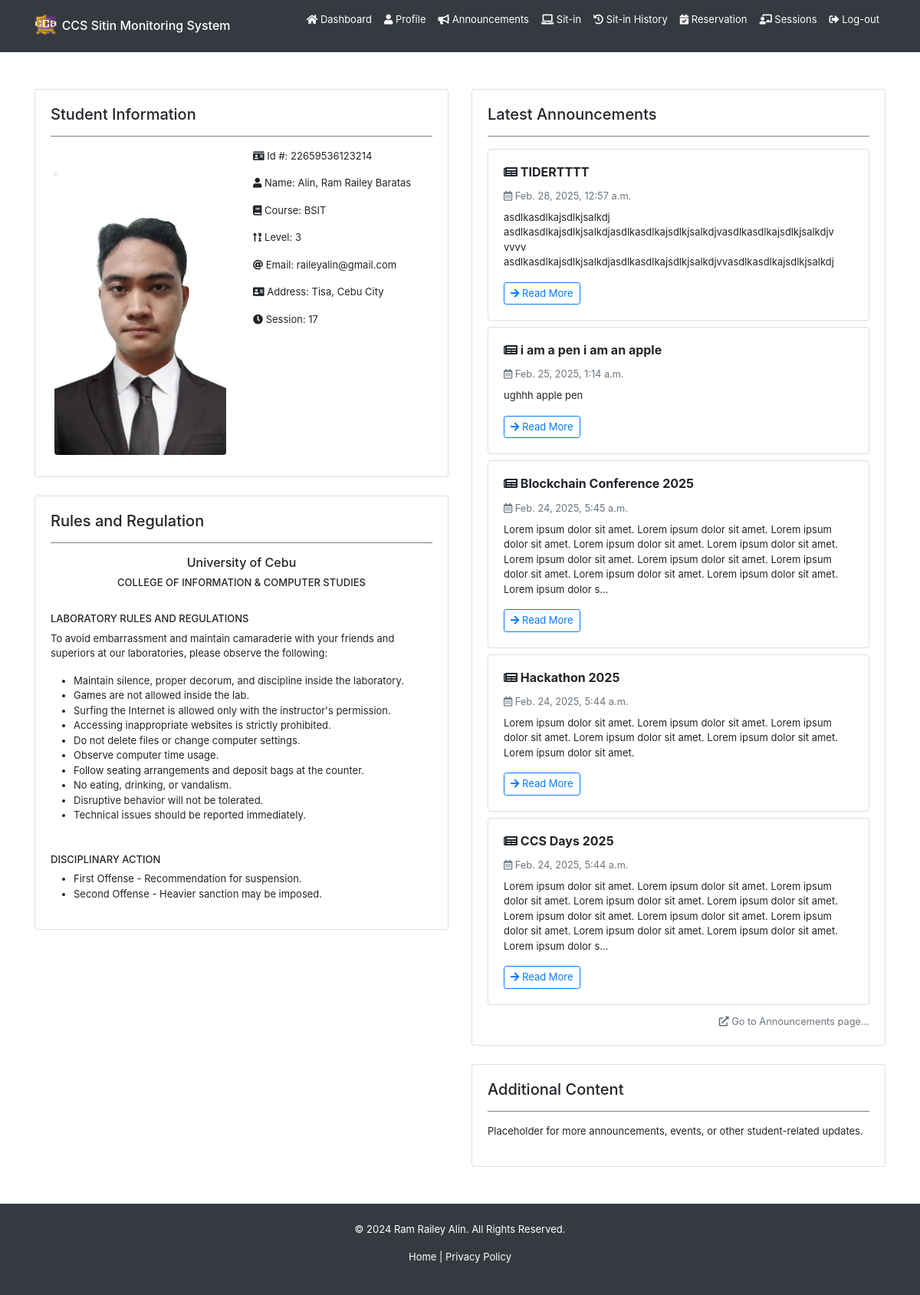
/home/ (signed in), run on an earlier commit of the app's database.
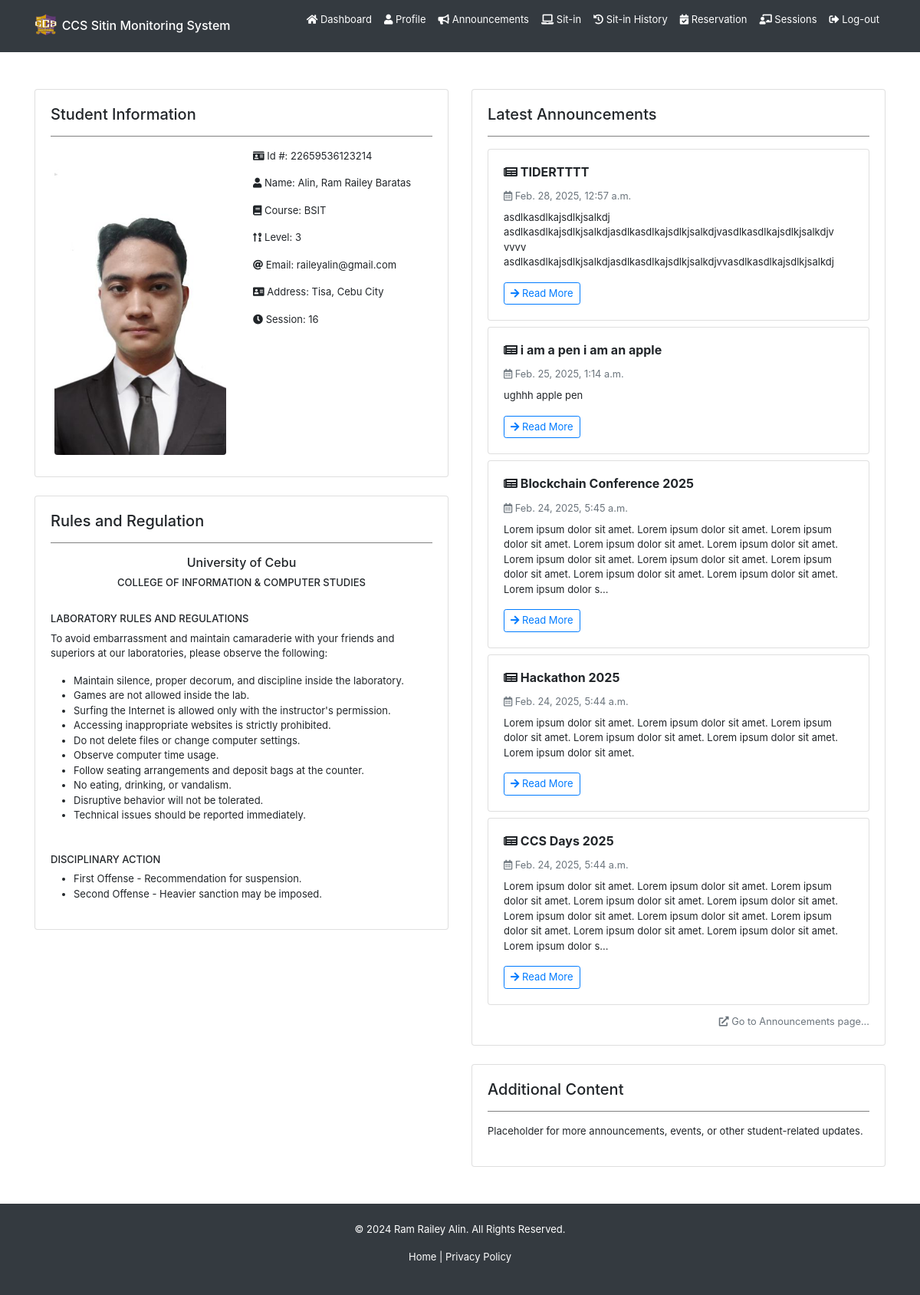
And on a later commit of the database.
### backend/models.py (models this page shows, shortened)
class Registration(models.Model):
    idno = models.IntegerField(primary_key=True)
    lastname = models.CharField(max_length=80, null=True, blank=True)
    firstname = models.CharField(max_length=80, null=True, blank=True)
    middlename = models.CharField(max_length=80, null=True, blank=True)
    course = models.CharField(max_length=80, choices=COURSE_CHOICES, null=True, blank=True)
    level = models.IntegerField(null=True, choices=LEVEL_CHOICES, blank=True)
    email = models.EmailField(max_length=80, null=True, blank=True)
    address = models.CharField(max_length=255, null=True, blank=True)
    sessions = models.IntegerField(default=30, null=True, blank=True)
    profilepicture_og = models.ImageField(upload_to="profiles/", default="profiles/default.jpg", blank=True, null=True)
    profilepicture_lg = models.ImageField(upload_to="profiles/", default="profiles/default_lg.jpg", blank=True, null=True)
    profilepicture_md = models.ImageField(upload_to="profiles/", default="profiles/default_md.jpg", blank=True, null=True)
    profilepicture_sm = models.ImageField(upload_to="profiles/", default="profiles/default_sm.jpg", blank=True, null=True)
    profiledescription = models.TextField(blank=True, null=True)
    username = models.OneToOneField(User, on_delete=models.CASCADE)

class Announcement(models.Model):
    title = models.CharField(max_length=255, blank=True, null=True)
    content = models.TextField(blank=True, null=True)
    image = models.ImageField(upload_to="announcements/", default="announcements/announcement.jpg", blank=True, null=True)
    date = models.DateTimeField(auto_now_add=True)
    updated_at = models.DateTimeField(auto_now=True)
    superuser = models.ForeignKey(User, on_delete=models.CASCADE, limit_choices_to={'is_superuser': True})

### backend/views.py (the view)
# urls.py: path('home/', views.home, name='user-home'),
@login_required
def home(request):
    if request.user.is_authenticated:
        reg = Registration.objects.get(username=request.user)
        announcements = Announcement.objects.all().order_by('-date')[:5]
        print(reg.lastname)
        return render(request, 'backend/pages/home.html', context={ 'registration': reg, 'announcements': announcements })
    return redirect('/')

### backend/templates/backend/pages/home.html (shortened to what this page needs)
{% extends 'backend/base.html' %}
{% load static %}
{% block content %}
<div class="container mt-5">
    <div class="row">
        <div class="col-lg-6 col-md-12">
            <div class="row">
                <div class="col-12 mb-4">
                    <div class="card">
                        <div class="card-body student-info-card">
                            <h5 class="card-title">
                                Student Information</h5>
                            <hr />
                            <div class="row">
                                <div class="col-md-6 col-12 mb-2 d-flex justify-content-center">
                                    <img
                                        src="{% if registration.profilepicture_md and registration.profilepicture_md.url %}{{ registration.profilepicture_md.url }}{% else %}{% static 'backend/images/default-avatar.jpg' %}{% endif %}"
                                        alt="profile picture" class="img-fluid rounded"
                                        style="max-height: 400px;"/>
                                </div>
                                <div class="col-md-6 col-12">
                                    <p>
                                        <i class="fas fa-id-card"></i> Id #: {% if registration.idno%}{{ registration.idno }}{% else %}N/A{% endif %}
                                    </p>
                                    <p>
                                        <i class="fas fa-user"></i> Name:
                                        {% if registration.lastname or registration.firstname or registration.middlename %}
                                            {{ registration.lastname|default:'' }}{% if registration.lastname and registration.firstname %}, {% endif %}
                                            {{ registration.firstname|default:'' }}
                                            {{ registration.middlename|default:'' }}
                                        {% else %}
                                            N/A
                                        {% endif %}
                                    </p>
                                    <p>
                                        <i class="fas fa-book"></i> Course: {% if registration.course %}{{ registration.course }}{% else%}N/A{% endif %}
                                    </p>
                                    <p>
                                        <i class="fas fa-sort-numeric-up-alt"></i> Level: {% if registration.level %}{{ registration.level }}{% else %}N/A{%endif %}
                                    </p>
                                    <p>
                                        <i class="fas fa-at"></i> Email: {% if registration.email%}{{ registration.email }}{% else %}N/A{% endif %}
                                    </p>
                                    <p>
                                        <i class="fas fa-address-card"></i> Address: {% if registration.address %}{{ registration.address }}{% else%}N/A{% endif %}
                                    </p>
                                    <p>
                                        <i class="fas fa-clock"></i> Session: {% if registration.sessions %}{{ registration.sessions }}{% else%}N/A{% endif %}
                                    </p>
                                </div>
                            </div>
                        </div>
                    </div>
                </div>
                <div class="col-12 mb-4">
                    <div class="card">
                        <div class="card-body">
                            <h5>Rules and Regulation</h5>
                            <hr />
                            <div class="text-center">
                                <h6>University of Cebu</h6>
                                <h6 style="font-size: small">
                                    COLLEGE OF INFORMATION & COMPUTER STUDIES
                                </h6>
                            </div>
                            <br />
                            <h6 style="font-size: small">LABORATORY RULES AND REGULATIONS</h6>
                            <p>
                                To avoid embarrassment and maintain camaraderie with your
                                friends and superiors at our laboratories, please observe the
                                following:
                            </p>
                            <ul>
                                <li>
                                    Maintain silence, proper decorum, and discipline inside the
                                    laboratory.
                                </li>
                                <li>Games are not allowed inside the lab.</li>
                                <li>
                                    Surfing the Internet is allowed only with the instructor's
                                    permission.
                                </li>
                                <li>
                                    Accessing inappropriate websites is strictly prohibited.
                                </li>
                                <li>Do not delete files or change computer settings.</li>
                                <li>Observe computer time usage.</li>
                                <li>
                                    Follow seating arrangements and deposit bags at the counter.
                                </li>
                                <li>No eating, drinking, or vandalism.</li>
                                <li>Disruptive behavior will not be tolerated.</li>
                                <li>Technical issues should be reported immediately.</li>
                            </ul>
                            <br />
                            <h6 style="font-size: small">DISCIPLINARY ACTION</h6>
                            <ul>
                                <li>First Offense - Recommendation for suspension.</li>
                                <li>Second Offense - Heavier sanction may be imposed.</li>
                            </ul>
                        </div>
                    </div>
                </div>
            </div>
        </div>
        <div class="col-lg-6 col-md-12">
            <div class="row">
                <div class="col-12 mb-4">
                    <div class="card shadow">
                        <div class="card-body">
                            <h5 class="card-title">
                                Latest Announcements
                            </h5>
                            <hr />
                            {% for announcement in announcements %}
                            <div class="card mb-2 border-left-primary shadow-sm">
                                <div class="card-body">
                                    <h6 class="font-weight-bold">
                                        <i class="fas fa-newspaper"></i> {{ announcement.title }}
                                    </h6>
                                    <small class="text-muted">
                                        <i class="far fa-calendar-alt"></i> {{ announcement.date }}
                                    </small>
                                    <p class="mt-2">{{ announcement.content|truncatechars:"300" }}</p>
                                    <a href="{% url 'user-announcement' announcement.id %}" class="btn btn-sm btn-outline-primary">
                                        <i class="fas fa-arrow-right"></i> Read More
                                    </a>
                                </div>
                            </div>
                            {% empty %}
                            <p class="text-center text-muted">No announcements available.</p>
                            {% endfor %}
                            <div class="text-right mt-2">
                                <a class="small text-muted" href="{% url 'user-announcements' %}">
                                    <i class="fas fa-external-link-alt"></i> Go to Announcements page...
                                </a>
                            </div>
                        </div>
                    </div>
                </div>
                <div class="col-12">
                    <div class="card">
                        <div class="card-body">
                            <h5>Additional Content</h5>
                            <hr />
                            <p>
                                Placeholder for more announcements, events, or other
                                student-related updates.
                            </p>
                        </div>
                    </div>
                </div>
            </div>
        </div>
    </div>
</div>
{% endblock %}

### backend/templates/backend/base.html (shortened to what this page needs)
{% load static %}
<!DOCTYPE html>
<html>
<head>
    <link href="https://cdnjs.cloudflare.com/ajax/libs/font-awesome/5.15.3/css/all.min.css" rel="stylesheet">
    <link rel="stylesheet" href="https://cdn.jsdelivr.net/npm/bootstrap@4.0.0/dist/css/bootstrap.min.css">
    <link rel="stylesheet" href="{% static 'backend/css/styles.css' %}">
</head>
<body>
    {% include 'backend/header.html' %}
    <main>
        {% block content %}
        {% endblock content %}
    </main>
    <footer class="bg-dark text-white text-center py-4 mt-5">
        <div class="container" style="font-size: small;">
            <p>&copy; 2024 Ram Railey Alin. All Rights Reserved.</p>
            <p>
                <a href="#" class="text-white">Home</a> |
                <a href="#" class="text-white">Privacy Policy</a>
            </p>
        </div>
    </footer>
</body>
</html>

### backend/templates/backend/header.html (shortened to what this page needs)
{% load static %}
<header>
    <nav class="navbar navbar-expand-lg navbar-dark bg-dark">
        <div class="container">
            <a href="{% url 'user-home' %}" class="navbar-brand">
                <img src="{% static 'backend/images/ccs_logo_3.png' %}" alt="logo" width="30" height="30" class="d-inline-block align-top">
                <h6 class="hover-antiquewhite" style="display: inline-block;">CCS Sitin Monitoring System</h6>
            </a>
            <div class="collapse navbar-collapse mb-3" id="navbarNav">
                <ul id="main-navbar" class="navbar-nav ml-auto">
                    {% if user.is_authenticated %}
                    <li class="nav-item">
                        <a href="{% url 'user-home' %}" class="nav-link active">
                            <i class="fas fa-home"></i> Dashboard
                        </a>
                    </li>
                    <li class="nav-item">
                        <a href="{% url 'user-profile' %}" class="nav-link active">
                            <i class="fas fa-user"></i> Profile
                        </a>
                    </li>
                    <li class="nav-item">
                        <a href="{% url 'user-announcements' %}" class="nav-link active">
                            <i class="fas fa-bullhorn"></i> Announcements
                        </a>
                    </li>
                    <li class="nav-item">
                        <a href="{% url 'user-sitin' %}" class="nav-link active">
                            <i class="fas fa-laptop"></i> Sit-in
                        </a>
                    </li>
                    <li class="nav-item">
                        <a href="{% url 'user-sitin_history' %}" class="nav-link active">
                            <i class="fas fa-history"></i> Sit-in History
                        </a>
                    </li>
                    <li class="nav-item">
                        <a href="{% url 'user-reservation' %}" class="nav-link active">
                            <i class="fas fa-calendar-check"></i> Reservation
                        </a>
                    </li>
                    <li class="nav-item">
                        <a href="{% url 'user-sessions' %}" class="nav-link active">
                            <i class="fas fa-chalkboard-teacher"></i> Sessions
                        </a>
                    </li>
                    <li class="nav-item">
                        <a href="#" class="nav-link active hover-red" onclick="document.getElementById('logout-form').submit();">
                            <i class="fas fa-sign-out-alt"></i> Log-out
                        </a>
                    </li>
                    {% endif %}
                </ul>
            </div>
        </div>
    </nav>
</header>

### backend/static/backend/css/styles.css (style rules this page uses)
* { box-sizing: border-box; padding: 0; margin: 0; }
li { text-decoration: none; }
main { min-height: 90vh; }
p { font-size: small; }
.btn { font-size: small; }
.nav-link { font-size: small; }
hr { width: 100%; border: none; border-top: 1px solid gray; }
ul { font-size: small; margin-left: 30px; }

What changed in the data, as far as the page shows it:
changed Registration "Alin": sessions "17" → "16"
